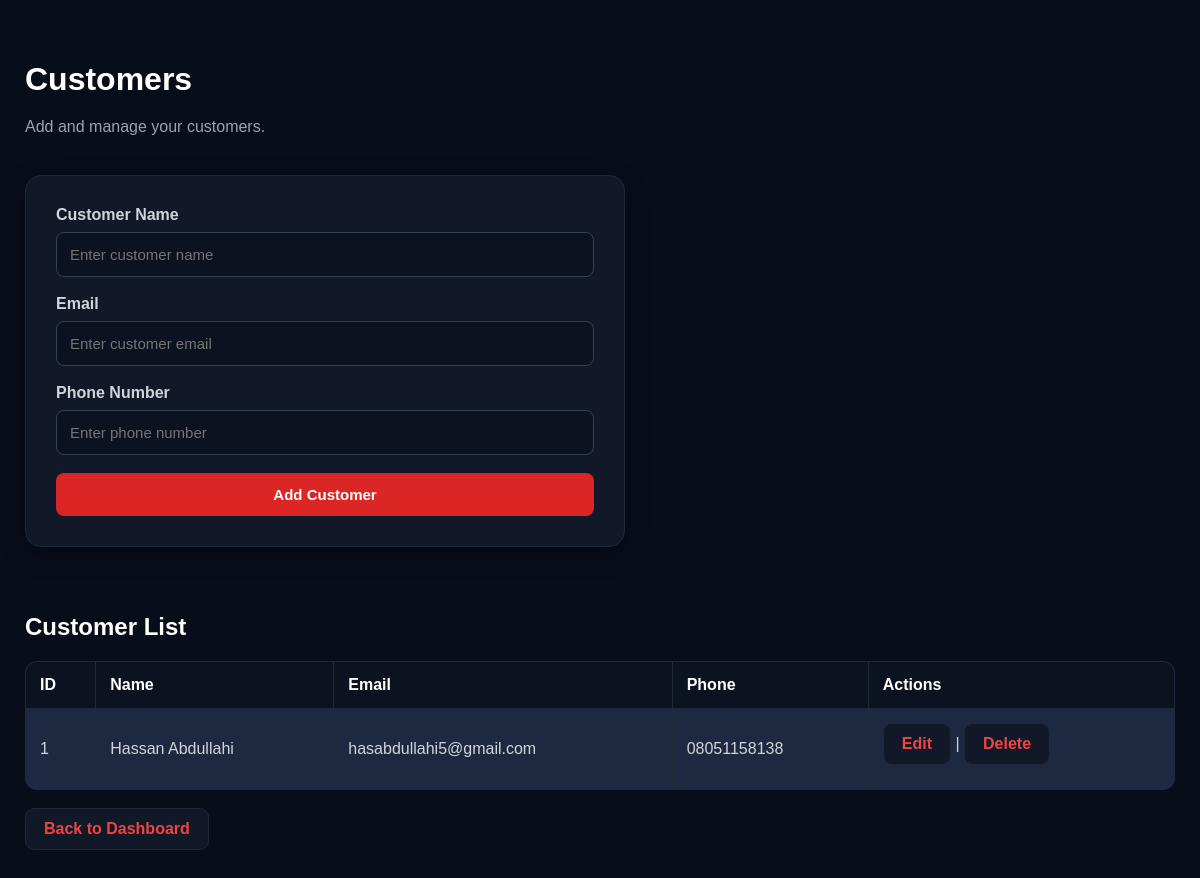
Page /customers on the committed database.
### tables this page shows
CREATE TABLE customers (
            id INTEGER PRIMARY KEY AUTOINCREMENT,
            name TEXT NOT NULL,
            email TEXT NOT NULL,
            phone TEXT NOT NULL
        );

### app.py (the view, shortened to what this page needs)
@app.route("/customers", methods=["GET", "POST"])
def customers():
    connection = sqlite3.connect("business.db")
    cursor = connection.cursor()
    cursor.execute("""
        SELECT *
        FROM customers
    """)
    customers = cursor.fetchall()
    connection.close()
    return render_template(
        "customers.html",
        customers=customers
    )

### app.py (called while the page is built)
def get_currency():
    connection = sqlite3.connect("business.db")
    cursor = connection.cursor()
    cursor.execute("""
        SELECT currency_code
        FROM settings
        WHERE id = 1
    """)
    result = cursor.fetchone()
    connection.close()
    if result:
        currency_code = result[0]
    else:
        currency_code = "NGN"
    currency_symbol = currency_symbols.get(
        currency_code,
        currency_code
    )
    return currency_code, currency_symbol

@app.context_processor
def inject_currency():
    currency_code, currency_symbol = get_currency()
    return {
        "currency_code": currency_code,
        "currency_symbol": currency_symbol
    }

### customers.html (shortened to what this page needs)
<!DOCTYPE html>
<html lang="en">
<head>
    <link rel="stylesheet"
          href="{{ url_for('static', filename='style.css') }}">
</head>
<body>
    <div class="dashboard">
        <h1>Customers</h1>
        <p>Add and manage your customers.</p>
        <form method="POST" action="/customers">
            <label>Customer Name</label>
            <input
                type="text"
                name="name"
                placeholder="Enter customer name"
                required
            >
            <br><br>
            <label>Email</label>
            <input
                type="email"
                name="email"
                placeholder="Enter customer email"
                required
            >
            <br><br>
            <label>Phone Number</label>
            <input
                type="text"
                name="phone"
                placeholder="Enter phone number"
                required
            >
            <br><br>
            <button type="submit">
                Add Customer
            </button>
        </form>
        <br><br>
        <h2>Customer List</h2>
        <table border="1" cellpadding="10">
            <tr>
                <th>ID</th>
                <th>Name</th>
                <th>Email</th>
                <th>Phone</th>
                <th>Actions</th>
            </tr>
            {% for customer in customers %}
            <tr>
                <td>{{ customer[0] }}</td>
                <td>{{ customer[1] }}</td>
                <td>{{ customer[2] }}</td>
                <td>{{ customer[3] }}</td>
                <td>
                    <a href="/edit_customer/{{ customer[0] }}">
                        Edit
                    </a>
                    |
                    <a href="/delete_customer/{{ customer[0] }}">
                        Delete
                    </a>
                </td>
            </tr>
            {% endfor %}
        </table>
        <br>
        <a href="/dashboard">
            Back to Dashboard
        </a>
    </div>
</body>
</html>

### style.css (style rules this page uses)
* { box-sizing: border-box; }
html { scroll-behavior: smooth; }
body { margin: 0; font-family: Arial, sans-serif; background: #080d1a; color: #e5e7eb; min-width: 320px; }
.dashboard { width: 100%; max-width: 1200px; margin: 0 auto; padding: 40px 25px; }
.dashboard h1 { text-align: left; margin-bottom: 8px; font-size: 32px; color: white; }
.dashboard > p { color: #9ca3af; margin-bottom: 35px; line-height: 1.6; }
.dashboard h2 { color: white; margin-top: 30px; }
.dashboard a { display: inline-block; padding: 11px 18px; margin-bottom: 10px; background: #111827; border: 1px solid #1f2937; border-radius: 9px; color: #ef4444; text-decoration: none; font-weight: bold; transition: 0.2s; }
.dashboard form { width: 100%; max-width: 600px; background: #111827; padding: 30px; border-radius: 16px; border: 1px solid #1f2937; box-shadow: 0 8px 25px rgba(0, 0, 0, 0.25); }
.dashboard form label { display: block; margin-bottom: 8px; font-weight: bold; color: #d1d5db; }
.dashboard form input, .dashboard form select { width: 100%; padding: 13px; border: 1px solid #374151; border-radius: 8px; font-size: 15px; background: #0b1220; color: white; outline: none; }
.dashboard form button { width: 100%; padding: 13px; border: none; border-radius: 8px; background: #dc2626; color: white; font-size: 15px; font-weight: bold; cursor: pointer; transition: 0.2s; }
.dashboard table { width: 100%; border-collapse: collapse; background: #1e2941; border-radius: 12px; overflow: hidden; margin-top: 20px; border: 1px solid #1f2937; }
.dashboard th { background: #0b1220; color: white; padding: 14px; text-align: left; white-space: nowrap; }
.dashboard td { padding: 14px; border-bottom: 1px solid #1f2937; color: #d1d5db; }

### rows in the picture
customers: id "1", name "Hassan Abdullahi", email "hasabdullahi5@gmail.com", phone "08051158138"
